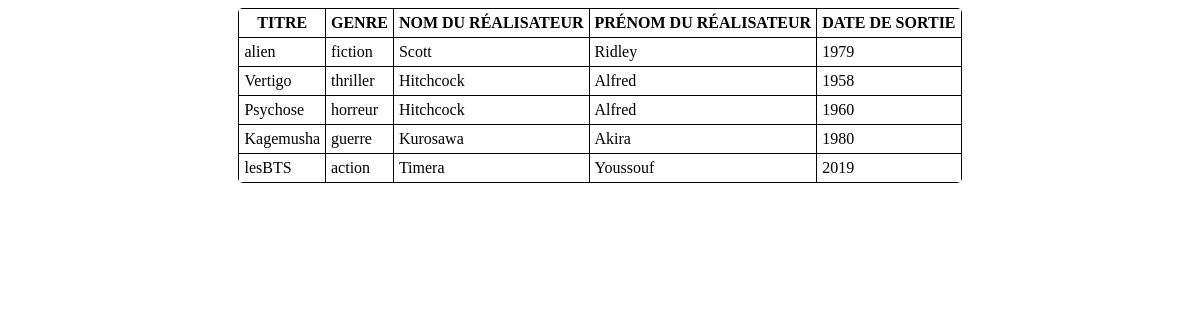
The app's page /Site_cinema/Admin.php with its own data.
### tables this page shows
CREATE TABLE `film` (
  `idFilm` int(10) unsigned NOT NULL AUTO_INCREMENT,
  `titre` varchar(45) DEFAULT NULL,
  `annee` varchar(4) DEFAULT NULL,
  `resume` varchar(45) DEFAULT NULL,
  `Artiste_idRealisateur` int(10) unsigned NOT NULL,
  `Genre_idGenre` int(10) unsigned NOT NULL,
  PRIMARY KEY (`idFilm`),
  KEY `fk_Film_Artiste_idx` (`Artiste_idRealisateur`),
  KEY `fk_Film_Genre1_idx` (`Genre_idGenre`),
  CONSTRAINT `fk_Film_Artiste` FOREIGN KEY (`Artiste_idRealisateur`) REFERENCES `artiste` (`idArtiste`) ON DELETE NO ACTION ON UPDATE NO ACTION,
  CONSTRAINT `fk_Film_Genre1` FOREIGN KEY (`Genre_idGenre`) REFERENCES `genre` (`idGenre`) ON DELETE NO ACTION ON UPDATE NO ACTION
);

CREATE TABLE `genre` (
  `idGenre` int(10) unsigned NOT NULL AUTO_INCREMENT,
  `libelle` varchar(45) DEFAULT NULL,
  PRIMARY KEY (`idGenre`)
);

CREATE TABLE `artiste` (
  `idArtiste` int(10) unsigned NOT NULL AUTO_INCREMENT,
  `nom` varchar(45) DEFAULT NULL,
  `prenom` varchar(45) DEFAULT NULL,
  `dateNaiss` date DEFAULT NULL,
  `data5` varchar(45) DEFAULT NULL,
  PRIMARY KEY (`idArtiste`)
);

### Site_cinema/Admin.php (the view, shortened to what this page needs)
<html lang="fr">
<head>
    <link rel="stylesheet" href="style.css">
</head>
<body>
<table>
    <tr>
        <th>TITRE</th>
        <th>GENRE</th>
        <th>NOM DU RÉALISATEUR</th>
        <th>PRÉNOM DU RÉALISATEUR</th>
        <th>DATE DE SORTIE</th>
    </tr>
<?php
try{
    $bdd = new PDO('mysql:host=localhost;dbname=cinema','root','');
}
catch(Exception $e){
    die('Erreur de connexion : '.$e->getMessage());}
$rep = $bdd->query('SELECT * FROM cinema.film INNER JOIN cinema.genre ON film.Genre_idGenre = genre.idGenre INNER JOIN cinema.artiste ON film.Artiste_idRealisateur=artiste.idArtiste;');
while($donnee = $rep->fetch())
{
    echo '<tr>';
    echo '<td>'.$donnee['titre'].'</td>';
    echo '<td>'.$donnee['libelle'].'</td>';
    echo '<td>'.$donnee['nom'].'</td>';
    echo '<td>'.$donnee['prenom'].'</td>';
    echo '<td>'.$donnee['annee'].'</td>';
    echo '</tr>';
}
?>
</table>
</body>

### Site_cinema/style.css (style rules this page uses)
table { border-collapse : collapse; margin : auto; border-radius : 5px; overflow : hidden; }
td,th { border : 1px solid black; padding : 5px; }

### records on screen
film: titre "alien", Genre_idGenre.libelle "fiction", Artiste_idRealisateur.nom "Scott", Artiste_idRealisateur.prenom "Ridley", annee "1979"
film: titre "Vertigo", Genre_idGenre.libelle "thriller", Artiste_idRealisateur.nom "Hitchcock", Artiste_idRealisateur.prenom "Alfred", annee "1958"
film: titre "Psychose", Genre_idGenre.libelle "horreur", Artiste_idRealisateur.nom "Hitchcock", Artiste_idRealisateur.prenom "Alfred", annee "1960"
film: titre "Kagemusha", Genre_idGenre.libelle "guerre", Artiste_idRealisateur.nom "Kurosawa", Artiste_idRealisateur.prenom "Akira", annee "1980"
film: titre "lesBTS", Genre_idGenre.libelle "action", Artiste_idRealisateur.nom "Timera", Artiste_idRealisateur.prenom "Youssouf", annee "2019"
